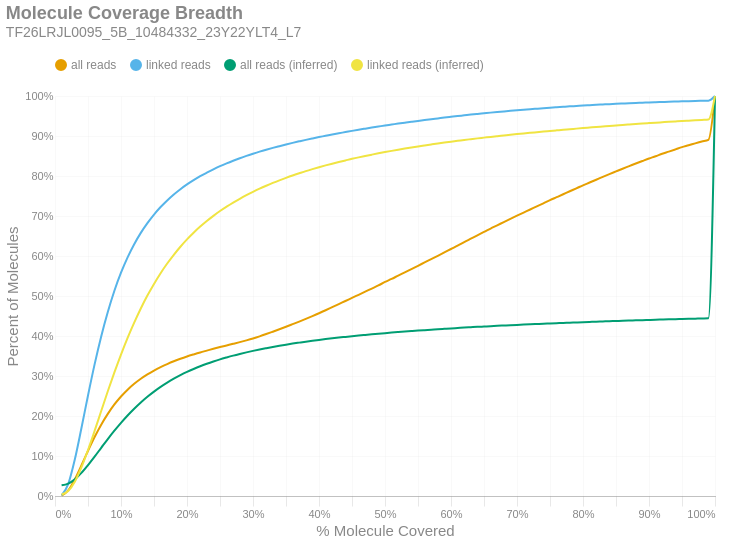

The cell this chart's notebook holds for it:
### Markdown cell above
### Molecule Read Coverage
This chart shows molecule coverage breadth as computed by the number of bases aligned to that molecule. In other words, "*how much of each unique long molecule is actually sequenced/aligned?*" Keep in mind there is a distinction between sequences and alignments, since some sequences belonging to a particular molecule may not align well and wouldn't appear in the alignment data. This chart also shows molecule coverage breadth as computed by the *inferred fragment* from which the aligned sequences originate. Unlike read coverage, this calculation takes into account the total insert size, including unsequenced gaps between the forward and reverse reads. Like the previous figures, these are cumulative percents.

### Code cell
if SKIPLR:
    print_html(f"Skipped")
else:
    binned_df = consolidated_hist(valids['coverage_bp'], mask, 0.01, True)
    binned_df_inf = consolidated_hist(valids['coverage_inserts'], mask, 0.01, True)
    binned_df = binned_df.with_columns(pl.lit(binned_df_inf['all reads (cumsum)']).alias('all reads (inferred)'))
    binned_df = binned_df.with_columns(pl.lit(binned_df_inf['linked reads (cumsum)']).alias('linked reads (inferred)'))
    binned_df = binned_df.with_columns(
        (pl.col('bin').cast(pl.Float64) + 0.01).alias('right_edge')
    )

    with SafeRender(binned_df):
        (
            density_plot(binned_df, 'Molecule Coverage Breadth', samplename, 'molcov', ['all reads (inferred)','linked reads (inferred)'])
            .encode(
                #x=alt.X('bin:Q', title="% Molecule Covered").axis(format = '%').scale(padding=0),
                x=alt.X('right_edge:Q', title="% Molecule Covered").axis(format='%').scale(padding=0),
                y=alt.Y('value:Q', title='Percent of Molecules')
                    .axis(format='%')
                    .stack(False)
                    .scale(domainMin=0, padding=0),
                color=alt.Color("key:N").scale(domain = ["all reads", "linked reads", "all reads (inferred)", "linked reads (inferred)"]),
                tooltip = [
                    alt.Tooltip("key:N", title = "Data Type"),
                    alt.Tooltip("range_label:N", title="% Molecule Covered"),
                    alt.Tooltip("value:Q", format = ".2%", title="% Molecules")
                ]
            )
        ).display()

### Figure 1 — Vega-Lite specification as saved in the notebook (floating-point values rounded to 4 significant figures)
{"width": "container", "height": 400, "config": {"title": {"anchor": "start", "dy": -15, "fontSize": 18, "color": "#888888", "subtitleColor": "#888888", "subtitleFontSize": 14}, "arc": {"fill": "#0072B2"}, "axis": {"domainColor": "#888888", "domainWidth": 0.5, "gridWidth": 0.2, "grid": false, "titleFontWeight": 400, "titleFontSize": 15, "labelFontSize": 11, "labelColor": "#888888", "tickColor": "#888888", "tickWidth": 0.2, "titleColor": "#888888"}, "axisBand": {"grid": false}, "axisX": {"grid": true, "tickSize": 10, "domainCap": "round"}, "axisY": {"domain": false, "grid": true, "tickSize": 0, "domainCap": "round"}, "background": "transparent", "header": {"labelFontSize": 15, "labelColor": "#888888", "titleFontSize": 15, "titleFontWeight": 600, "titleColor": "#888888"}, "legend": {"labelFont": "sans-serif", "labelFontSize": 12, "labelColor": "#888888", "symbolSize": 100, "symbolType": "circle", "titleFontSize": 12, "titlePadding": 10, "titleColor": "#888888", "title": null, "orient": "top"}, "range": {"category": ["#E69F00", "#56B4E9", "#009E73", "#F0E442", "#0072B2", "#D55E00", "#CC79A7", "#000000"], "diverging": ["#cfe8f3", "#a2d4ec", "#73bfe2", "#46abdb", "#1696d2", "#12719e"]}, "area": {"fill": "#0072B2", "fillOpacity": 0.7, "line": true, "strokeOpacity": 0.7}, "line": {"color": "#0072B2", "stroke": "#0072B2", "strokeWidth": 2}, "trail": {"color": "#0072B2", "stroke": "#0072B2", "strokeWidth": 0, "size": 1}, "point": {"filled": true, "fillOpacity": 1.0, "size": 95}, "text": {"color": "#888888", "fontSize": 11, "align": "right", "fontWeight": 400, "size": 11}, "bar": {"fill": "#0072B2", "stroke": null}, "view": {"stroke": null, "continuousWidth": 660, "continuousHeight": 400}}, "data": {"name": "data-3fbeb196a4404022b68df7bf765d96fd"}, "mark": {"type": "line", "interpolate": "monotone", "point": {"opacity": 0, "size": 275}}, "encoding": {"color": {"field": "key", "scale": {"domain": ["all reads", "linked reads", "all reads (inferred)", "linked reads (inferred)"]}, "type": "nominal"}, "tooltip": [{"field": "key", "title": "Data Type", "type": "nominal"}, {"field": "range_label", "title": "% Molecule Covered", "type": "nominal"}, {"field": "value", "format": ".2%", "title": "% Molecules", "type": "quantitative"}], "x": {"axis": {"format": "%"}, "field": "right_edge", "scale": {"padding": 0}, "title": "% Molecule Covered", "type": "quantitative"}, "y": {"axis": {"format": "%"}, "field": "value", "scale": {"domainMin": 0, "padding": 0}, "stack": false, "title": "Percent of Molecules", "type": "quantitative"}}, "params": [{"name": "param_c36ac31b6afebe62", "select": {"type": "point", "fields": ["key"]}, "bind": "legend"}], "title": {"text": "Molecule Coverage Breadth", "subtitle": "TF26LRJL0095_5B_10484332_23Y22YLT4_L7"}, "transform": [{"fold": ["all reads (cumsum)", "linked reads (cumsum)", "all reads (inferred)", "linked reads (inferred)"]}, {"calculate": "replace(datum.key, ' (cumsum)', '')", "as": "key"}, {"filter": {"param": "param_c36ac31b6afebe62"}}], "usermeta": {"embedOptions": {"downloadFileName": "TF26LRJL0095_5B_10484332_23Y22YLT4_L7.molcov"}}, "$schema": "https://vega.github.io/schema/vega-lite/v6.4.1.json", "datasets": {"data-3fbeb196a4404022b68df7bf765d96fd": [{"bin": "0.0", "interval": "0.0-0.01", "all reads": 0.0008558, "linked reads": 0.001483, "all reads (cumsum)": 0.0008558, "linked reads (cumsum)": 0.001483, "range_label": "0.0-0.01", "all reads (inferred)": 0.02668, "linked reads (inferred)": 0.003813, "right_edge": 0.01}, {"bin": "0.01", "interval": "0.01-0.02", "all reads": 0.01326, "linked reads": 0.02844, "all reads (cumsum)": 0.01411, "linked reads (cumsum)": 0.02992, "range_label": "0.01-0.02", "all reads (inferred)": 0.03094, "linked reads (inferred)": 0.01231, "right_edge": 0.02}, {"bin": "0.02", "interval": "0.02-0.03", "all reads": 0.02764, "linked reads": 0.06129, "all reads (cumsum)": 0.04175, "linked reads (cumsum)": 0.09121, "range_label": "0.02-0.03", "all reads (inferred)": 0.0416, "linked reads (inferred)": 0.03546, "right_edge": 0.03}, {"bin": "0.03", "interval": "0.03-0.04", "all reads": 0.03479, "linked reads": 0.07807, "all reads (cumsum)": 0.07654, "linked reads (cumsum)": 0.1693, "range_label": "0.03-0.04", "all reads (inferred)": 0.05774, "linked reads (inferred)": 0.0713, "right_edge": 0.04}, {"bin": "0.04", "interval": "0.04-0.05", "all reads": 0.03638, "linked reads": 0.08204, "all reads (cumsum)": 0.1129, "linked reads (cumsum)": 0.2513, "range_label": "0.04-0.05", "all reads (inferred)": 0.07724, "linked reads (inferred)": 0.1149, "right_edge": 0.05}, {"bin": "0.05", "interval": "0.05-0.06", "all reads": 0.0344, "linked reads": 0.0777, "all reads (cumsum)": 0.1473, "linked reads (cumsum)": 0.329, "range_label": "0.05-0.06", "all reads (inferred)": 0.09844, "linked reads (inferred)": 0.1627, "right_edge": 0.06}, {"bin": "0.06", "interval": "0.06-0.07", "all reads": 0.03092, "linked reads": 0.06991, "all reads (cumsum)": 0.1782, "linked reads (cumsum)": 0.3989, "range_label": "0.06-0.07", "all reads (inferred)": 0.1205, "linked reads (inferred)": 0.2124, "right_edge": 0.07}, {"bin": "0.07", "interval": "0.07-0.08", "all reads": 0.02699, "linked reads": 0.06101, "all reads (cumsum)": 0.2052, "linked reads (cumsum)": 0.4599, "range_label": "0.07-0.08", "all reads (inferred)": 0.1424, "linked reads (inferred)": 0.2619, "right_edge": 0.08}, {"bin": "0.08", "interval": "0.08-0.09", "all reads": 0.0236, "linked reads": 0.05332, "all reads (cumsum)": 0.2288, "linked reads (cumsum)": 0.5133, "range_label": "0.08-0.09", "all reads (inferred)": 0.1632, "linked reads (inferred)": 0.309, "right_edge": 0.09}, {"bin": "0.09", "interval": "0.09-0.1", "all reads": 0.01991, "linked reads": 0.04492, "all reads (cumsum)": 0.2487, "linked reads (cumsum)": 0.5582, "range_label": "0.09-0.1", "all reads (inferred)": 0.183, "linked reads (inferred)": 0.3536, "right_edge": 0.1}, {"bin": "0.1", "interval": "0.1-0.11", "all reads": 0.01706, "linked reads": 0.03844, "all reads (cumsum)": 0.2658, "linked reads (cumsum)": 0.5966, "range_label": "0.1-0.11", "all reads (inferred)": 0.2014, "linked reads (inferred)": 0.3953, "right_edge": 0.11}, {"bin": "0.11", "interval": "0.11-0.12", "all reads": 0.0146, "linked reads": 0.03287, "all reads (cumsum)": 0.2804, "linked reads (cumsum)": 0.6295, "range_label": "0.11-0.12", "all reads (inferred)": 0.2182, "linked reads (inferred)": 0.4334, "right_edge": 0.12}, {"bin": "0.12", "interval": "0.12-0.13", "all reads": 0.01267, "linked reads": 0.02836, "all reads (cumsum)": 0.2931, "linked reads (cumsum)": 0.6578, "range_label": "0.12-0.13", "all reads (inferred)": 0.2339, "linked reads (inferred)": 0.4689, "right_edge": 0.13}, {"bin": "0.13", "interval": "0.13-0.14", "all reads": 0.01096, "linked reads": 0.0244, "all reads (cumsum)": 0.304, "linked reads (cumsum)": 0.6822, "range_label": "0.13-0.14", "all reads (inferred)": 0.2481, "linked reads (inferred)": 0.5011, "right_edge": 0.14}, {"bin": "0.14", "interval": "0.14-0.15", "all reads": 0.009684, "linked reads": 0.02143, "all reads (cumsum)": 0.3137, "linked reads (cumsum)": 0.7037, "range_label": "0.14-0.15", "all reads (inferred)": 0.261, "linked reads (inferred)": 0.5303, "right_edge": 0.15}, {"bin": "0.15", "interval": "0.15-0.16", "all reads": 0.00853, "linked reads": 0.01871, "all reads (cumsum)": 0.3222, "linked reads (cumsum)": 0.7224, "range_label": "0.15-0.16", "all reads (inferred)": 0.2728, "linked reads (inferred)": 0.557, "right_edge": 0.16}, {"bin": "0.16", "interval": "0.16-0.17", "all reads": 0.007604, "linked reads": 0.01651, "all reads (cumsum)": 0.3298, "linked reads (cumsum)": 0.7389, "range_label": "0.16-0.17", "all reads (inferred)": 0.2835, "linked reads (inferred)": 0.5812, "right_edge": 0.17}, {"bin": "0.17", "interval": "0.17-0.18", "all reads": 0.006936, "linked reads": 0.01488, "all reads (cumsum)": 0.3368, "linked reads (cumsum)": 0.7538, "range_label": "0.17-0.18", "all reads (inferred)": 0.2932, "linked reads (inferred)": 0.6031, "right_edge": 0.18}, {"bin": "0.18", "interval": "0.18-0.19", "all reads": 0.00627, "linked reads": 0.01322, "all reads (cumsum)": 0.343, "linked reads (cumsum)": 0.767, "range_label": "0.18-0.19", "all reads (inferred)": 0.3021, "linked reads (inferred)": 0.6232, "right_edge": 0.19}, {"bin": "0.19", "interval": "0.19-0.2", "all reads": 0.005696, "linked reads": 0.01192, "all reads (cumsum)": 0.3487, "linked reads (cumsum)": 0.7789, "range_label": "0.19-0.2", "all reads (inferred)": 0.3102, "linked reads (inferred)": 0.6415, "right_edge": 0.2}, {"bin": "0.2", "interval": "0.2-0.21", "all reads": 0.005177, "linked reads": 0.01063, "all reads (cumsum)": 0.3539, "linked reads (cumsum)": 0.7895, "range_label": "0.2-0.21", "all reads (inferred)": 0.3175, "linked reads (inferred)": 0.6581, "right_edge": 0.21}, {"bin": "0.21", "interval": "0.21-0.22", "all reads": 0.004947, "linked reads": 0.009951, "all reads (cumsum)": 0.3589, "linked reads (cumsum)": 0.7995, "range_label": "0.21-0.22", "all reads (inferred)": 0.3243, "linked reads (inferred)": 0.6735, "right_edge": 0.22}, {"bin": "0.22", "interval": "0.22-0.23", "all reads": 0.004579, "linked reads": 0.008851, "all reads (cumsum)": 0.3634, "linked reads (cumsum)": 0.8083, "range_label": "0.22-0.23", "all reads (inferred)": 0.3305, "linked reads (inferred)": 0.6875, "right_edge": 0.23}, {"bin": "0.23", "interval": "0.23-0.24", "all reads": 0.004536, "linked reads": 0.008402, "all reads (cumsum)": 0.368, "linked reads (cumsum)": 0.8167, "range_label": "0.23-0.24", "all reads (inferred)": 0.3363, "linked reads (inferred)": 0.7004, "right_edge": 0.24}, {"bin": "0.24", "interval": "0.24-0.25", "all reads": 0.0043, "linked reads": 0.00776, "all reads (cumsum)": 0.3723, "linked reads (cumsum)": 0.8245, "range_label": "0.24-0.25", "all reads (inferred)": 0.3416, "linked reads (inferred)": 0.7125, "right_edge": 0.25}, {"bin": "0.25", "interval": "0.25-0.26", "all reads": 0.004117, "linked reads": 0.007136, "all reads (cumsum)": 0.3764, "linked reads (cumsum)": 0.8316, "range_label": "0.25-0.26", "all reads (inferred)": 0.3464, "linked reads (inferred)": 0.7233, "right_edge": 0.26}, {"bin": "0.26", "interval": "0.26-0.27", "all reads": 0.0041, "linked reads": 0.006588, "all reads (cumsum)": 0.3805, "linked reads (cumsum)": 0.8382, "range_label": "0.26-0.27", "all reads (inferred)": 0.3509, "linked reads (inferred)": 0.7335, "right_edge": 0.27}, {"bin": "0.27", "interval": "0.27-0.28", "all reads": 0.004202, "linked reads": 0.006182, "all reads (cumsum)": 0.3847, "linked reads (cumsum)": 0.8444, "range_label": "0.27-0.28", "all reads (inferred)": 0.3551, "linked reads (inferred)": 0.743, "right_edge": 0.28}, {"bin": "0.28", "interval": "0.28-0.29", "all reads": 0.004443, "linked reads": 0.005806, "all reads (cumsum)": 0.3891, "linked reads (cumsum)": 0.8502, "range_label": "0.28-0.29", "all reads (inferred)": 0.3591, "linked reads (inferred)": 0.7519, "right_edge": 0.29}, {"bin": "0.29", "interval": "0.29-0.3", "all reads": 0.00475, "linked reads": 0.005433, "all reads (cumsum)": 0.3939, "linked reads (cumsum)": 0.8556, "range_label": "0.29-0.3", "all reads (inferred)": 0.3629, "linked reads (inferred)": 0.7604, "right_edge": 0.3}, {"bin": "0.3", "interval": "0.3-0.31", "all reads": 0.005261, "linked reads": 0.005212, "all reads (cumsum)": 0.3991, "linked reads (cumsum)": 0.8609, "range_label": "0.3-0.31", "all reads (inferred)": 0.3664, "linked reads (inferred)": 0.7683, "right_edge": 0.31}, {"bin": "0.31", "interval": "0.31-0.32", "all reads": 0.005687, "linked reads": 0.004864, "all reads (cumsum)": 0.4048, "linked reads (cumsum)": 0.8657, "range_label": "0.31-0.32", "all reads (inferred)": 0.3696, "linked reads (inferred)": 0.7756, "right_edge": 0.32}, {"bin": "0.32", "interval": "0.32-0.33", "all reads": 0.005938, "linked reads": 0.004598, "all reads (cumsum)": 0.4108, "linked reads (cumsum)": 0.8703, "range_label": "0.32-0.33", "all reads (inferred)": 0.3727, "linked reads (inferred)": 0.7826, "right_edge": 0.33}, {"bin": "0.33", "interval": "0.33-0.34", "all reads": 0.006017, "linked reads": 0.004278, "all reads (cumsum)": 0.4168, "linked reads (cumsum)": 0.8746, "range_label": "0.33-0.34", "all reads (inferred)": 0.3756, "linked reads (inferred)": 0.7892, "right_edge": 0.34}, {"bin": "0.34", "interval": "0.34-0.35", "all reads": 0.006287, "linked reads": 0.004185, "all reads (cumsum)": 0.4231, "linked reads (cumsum)": 0.8788, "range_label": "0.34-0.35", "all reads (inferred)": 0.3784, "linked reads (inferred)": 0.7954, "right_edge": 0.35}, {"bin": "0.35", "interval": "0.35-0.36", "all reads": 0.006487, "linked reads": 0.004043, "all reads (cumsum)": 0.4296, "linked reads (cumsum)": 0.8828, "range_label": "0.35-0.36", "all reads (inferred)": 0.381, "linked reads (inferred)": 0.8013, "right_edge": 0.36}, {"bin": "0.36", "interval": "0.36-0.37", "all reads": 0.006536, "linked reads": 0.003801, "all reads (cumsum)": 0.4361, "linked reads (cumsum)": 0.8866, "range_label": "0.36-0.37", "all reads (inferred)": 0.3835, "linked reads (inferred)": 0.8068, "right_edge": 0.37}, {"bin": "0.37", "interval": "0.37-0.38", "all reads": 0.006726, "linked reads": 0.00372, "all reads (cumsum)": 0.4428, "linked reads (cumsum)": 0.8903, "range_label": "0.37-0.38", "all reads (inferred)": 0.3859, "linked reads (inferred)": 0.8122, "right_edge": 0.38}, {"bin": "0.38", "interval": "0.38-0.39", "all reads": 0.006886, "linked reads": 0.003516, "all reads (cumsum)": 0.4497, "linked reads (cumsum)": 0.8939, "range_label": "0.38-0.39", "all reads (inferred)": 0.3881, "linked reads (inferred)": 0.8172, "right_edge": 0.39}, {"bin": "0.39", "interval": "0.39-0.4", "all reads": 0.00712, "linked reads": 0.003421, "all reads (cumsum)": 0.4568, "linked reads (cumsum)": 0.8973, "range_label": "0.39-0.4", "all reads (inferred)": 0.3902, "linked reads (inferred)": 0.822, "right_edge": 0.4}, {"bin": "0.4", "interval": "0.4-0.41", "all reads": 0.007496, "linked reads": 0.003223, "all reads (cumsum)": 0.4643, "linked reads (cumsum)": 0.9005, "range_label": "0.4-0.41", "all reads (inferred)": 0.3922, "linked reads (inferred)": 0.8265, "right_edge": 0.41}, {"bin": "0.41", "interval": "0.41-0.42", "all reads": 0.00781, "linked reads": 0.003344, "all reads (cumsum)": 0.4721, "linked reads (cumsum)": 0.9039, "range_label": "0.41-0.42", "all reads (inferred)": 0.3942, "linked reads (inferred)": 0.8308, "right_edge": 0.42}, {"bin": "0.42", "interval": "0.42-0.43", "all reads": 0.007723, "linked reads": 0.003028, "all reads (cumsum)": 0.4799, "linked reads (cumsum)": 0.9069, "range_label": "0.42-0.43", "all reads (inferred)": 0.396, "linked reads (inferred)": 0.835, "right_edge": 0.43}, {"bin": "0.43", "interval": "0.43-0.44", "all reads": 0.007569, "linked reads": 0.002936, "all reads (cumsum)": 0.4874, "linked reads (cumsum)": 0.9098, "range_label": "0.43-0.44", "all reads (inferred)": 0.3978, "linked reads (inferred)": 0.839, "right_edge": 0.44}, {"bin": "0.44", "interval": "0.44-0.45", "all reads": 0.007841, "linked reads": 0.003001, "all reads (cumsum)": 0.4953, "linked reads (cumsum)": 0.9128, "range_label": "0.44-0.45", "all reads (inferred)": 0.3996, "linked reads (inferred)": 0.8429, "right_edge": 0.45}, {"bin": "0.45", "interval": "0.45-0.46", "all reads": 0.007688, "linked reads": 0.002844, "all reads (cumsum)": 0.503, "linked reads (cumsum)": 0.9157, "range_label": "0.45-0.46", "all reads (inferred)": 0.4012, "linked reads (inferred)": 0.8466, "right_edge": 0.46}, {"bin": "0.46", "interval": "0.46-0.47", "all reads": 0.007777, "linked reads": 0.002706, "all reads (cumsum)": 0.5107, "linked reads (cumsum)": 0.9184, "range_label": "0.46-0.47", "all reads (inferred)": 0.4027, "linked reads (inferred)": 0.85, "right_edge": 0.47}, {"bin": "0.47", "interval": "0.47-0.48", "all reads": 0.007949, "linked reads": 0.002664, "all reads (cumsum)": 0.5187, "linked reads (cumsum)": 0.921, "range_label": "0.47-0.48", "all reads (inferred)": 0.4042, "linked reads (inferred)": 0.8534, "right_edge": 0.48}, {"bin": "0.48", "interval": "0.48-0.49", "all reads": 0.007721, "linked reads": 0.002611, "all reads (cumsum)": 0.5264, "linked reads (cumsum)": 0.9236, "range_label": "0.48-0.49", "all reads (inferred)": 0.4057, "linked reads (inferred)": 0.8566, "right_edge": 0.49}, {"bin": "0.49", "interval": "0.49-0.5", "all reads": 0.008677, "linked reads": 0.002661, "all reads (cumsum)": 0.5351, "linked reads (cumsum)": 0.9263, "range_label": "0.49-0.5", "all reads (inferred)": 0.4071, "linked reads (inferred)": 0.8598, "right_edge": 0.5}, {"bin": "0.5", "interval": "0.5-0.51", "all reads": 0.007543, "linked reads": 0.002368, "all reads (cumsum)": 0.5426, "linked reads (cumsum)": 0.9287, "range_label": "0.5-0.51", "all reads (inferred)": 0.4085, "linked reads (inferred)": 0.8628, "right_edge": 0.51}, {"bin": "0.51", "interval": "0.51-0.52", "all reads": 0.008358, "linked reads": 0.00245, "all reads (cumsum)": 0.551, "linked reads (cumsum)": 0.9311, "range_label": "0.51-0.52", "all reads (inferred)": 0.4098, "linked reads (inferred)": 0.8657, "right_edge": 0.52}, {"bin": "0.52", "interval": "0.52-0.53", "all reads": 0.008092, "linked reads": 0.002219, "all reads (cumsum)": 0.5591, "linked reads (cumsum)": 0.9333, "range_label": "0.52-0.53", "all reads (inferred)": 0.411, "linked reads (inferred)": 0.8686, "right_edge": 0.53}, {"bin": "0.53", "interval": "0.53-0.54", "all reads": 0.008308, "linked reads": 0.002217, "all reads (cumsum)": 0.5674, "linked reads (cumsum)": 0.9356, "range_label": "0.53-0.54", "all reads (inferred)": 0.4123, "linked reads (inferred)": 0.8713, "right_edge": 0.54}, {"bin": "0.54", "interval": "0.54-0.55", "all reads": 0.008166, "linked reads": 0.002209, "all reads (cumsum)": 0.5755, "linked reads (cumsum)": 0.9378, "range_label": "0.54-0.55", "all reads (inferred)": 0.4135, "linked reads (inferred)": 0.8739, "right_edge": 0.55}, {"bin": "0.55", "interval": "0.55-0.56", "all reads": 0.008413, "linked reads": 0.002186, "all reads (cumsum)": 0.584, "linked reads (cumsum)": 0.94, "range_label": "0.55-0.56", "all reads (inferred)": 0.4146, "linked reads (inferred)": 0.8765, "right_edge": 0.56}, {"bin": "0.56", "interval": "0.56-0.57", "all reads": 0.008246, "linked reads": 0.002055, "all reads (cumsum)": 0.5922, "linked reads (cumsum)": 0.942, "range_label": "0.56-0.57", "all reads (inferred)": 0.4157, "linked reads (inferred)": 0.8789, "right_edge": 0.57}, {"bin": "0.57", "interval": "0.57-0.58", "all reads": 0.00821, "linked reads": 0.001983, "all reads (cumsum)": 0.6004, "linked reads (cumsum)": 0.944, "range_label": "0.57-0.58", "all reads (inferred)": 0.4169, "linked reads (inferred)": 0.8813, "right_edge": 0.58}, {"bin": "0.58", "interval": "0.58-0.59", "all reads": 0.00847, "linked reads": 0.002002, "all reads (cumsum)": 0.6089, "linked reads (cumsum)": 0.946, "range_label": "0.58-0.59", "all reads (inferred)": 0.4179, "linked reads (inferred)": 0.8836, "right_edge": 0.59}, {"bin": "0.59", "interval": "0.59-0.6", "all reads": 0.008636, "linked reads": 0.001932, "all reads (cumsum)": 0.6175, "linked reads (cumsum)": 0.9479, "range_label": "0.59-0.6", "all reads (inferred)": 0.419, "linked reads (inferred)": 0.8858, "right_edge": 0.6}, {"bin": "0.6", "interval": "0.6-0.61", "all reads": 0.008468, "linked reads": 0.001919, "all reads (cumsum)": 0.626, "linked reads (cumsum)": 0.9498, "range_label": "0.6-0.61", "all reads (inferred)": 0.42, "linked reads (inferred)": 0.8879, "right_edge": 0.61}, {"bin": "0.61", "interval": "0.61-0.62", "all reads": 0.008875, "linked reads": 0.001791, "all reads (cumsum)": 0.6349, "linked reads (cumsum)": 0.9516, "range_label": "0.61-0.62", "all reads (inferred)": 0.421, "linked reads (inferred)": 0.89, "right_edge": 0.62}, {"bin": "0.62", "interval": "0.62-0.63", "all reads": 0.008478, "linked reads": 0.001837, "all reads (cumsum)": 0.6433, "linked reads (cumsum)": 0.9535, "range_label": "0.62-0.63", "all reads (inferred)": 0.4219, "linked reads (inferred)": 0.8921, "right_edge": 0.63}, {"bin": "0.63", "interval": "0.63-0.64", "all reads": 0.008476, "linked reads": 0.001687, "all reads (cumsum)": 0.6518, "linked reads (cumsum)": 0.9552, "range_label": "0.63-0.64", "all reads (inferred)": 0.4228, "linked reads (inferred)": 0.8941, "right_edge": 0.64}, {"bin": "0.64", "interval": "0.64-0.65", "all reads": 0.008247, "linked reads": 0.001628, "all reads (cumsum)": 0.6601, "linked reads (cumsum)": 0.9568, "range_label": "0.64-0.65", "all reads (inferred)": 0.4237, "linked reads (inferred)": 0.8959, "right_edge": 0.65}, {"bin": "0.65", "interval": "0.65-0.66", "all reads": 0.008532, "linked reads": 0.001643, "all reads (cumsum)": 0.6686, "linked reads (cumsum)": 0.9584, "range_label": "0.65-0.66", "all reads (inferred)": 0.4246, "linked reads (inferred)": 0.8978, "right_edge": 0.66}, {"bin": "0.66", "interval": "0.66-0.67", "all reads": 0.008024, "linked reads": 0.001568, "all reads (cumsum)": 0.6766, "linked reads (cumsum)": 0.96, "range_label": "0.66-0.67", "all reads (inferred)": 0.4254, "linked reads (inferred)": 0.8996, "right_edge": 0.67}, {"bin": "0.67", "interval": "0.67-0.68", "all reads": 0.008189, "linked reads": 0.001492, "all reads (cumsum)": 0.6848, "linked reads (cumsum)": 0.9615, "range_label": "0.67-0.68", "all reads (inferred)": 0.4262, "linked reads (inferred)": 0.9014, "right_edge": 0.68}, {"bin": "0.68", "interval": "0.68-0.69", "all reads": 0.007987, "linked reads": 0.001451, "all reads (cumsum)": 0.6928, "linked reads (cumsum)": 0.9629, "range_label": "0.68-0.69", "all reads (inferred)": 0.427, "linked reads (inferred)": 0.9031, "right_edge": 0.69}, {"bin": "0.69", "interval": "0.69-0.7", "all reads": 0.00803, "linked reads": 0.001363, "all reads (cumsum)": 0.7008, "linked reads (cumsum)": 0.9643, "range_label": "0.69-0.7", "all reads (inferred)": 0.4277, "linked reads (inferred)": 0.9048, "right_edge": 0.7}, {"bin": "0.7", "interval": "0.7-0.71", "all reads": 0.00777, "linked reads": 0.001289, "all reads (cumsum)": 0.7086, "linked reads (cumsum)": 0.9656, "range_label": "0.7-0.71", "all reads (inferred)": 0.4285, "linked reads (inferred)": 0.9065, "right_edge": 0.71}, {"bin": "0.71", "interval": "0.71-0.72", "all reads": 0.007639, "linked reads": 0.001389, "all reads (cumsum)": 0.7162, "linked reads (cumsum)": 0.967, "range_label": "0.71-0.72", "all reads (inferred)": 0.4292, "linked reads (inferred)": 0.908, "right_edge": 0.72}, {"bin": "0.72", "interval": "0.72-0.73", "all reads": 0.00787, "linked reads": 0.001256, "all reads (cumsum)": 0.7241, "linked reads (cumsum)": 0.9682, "range_label": "0.72-0.73", "all reads (inferred)": 0.4299, "linked reads (inferred)": 0.9096, "right_edge": 0.73}, {"bin": "0.73", "interval": "0.73-0.74", "all reads": 0.007632, "linked reads": 0.001242, "all reads (cumsum)": 0.7317, "linked reads (cumsum)": 0.9695, "range_label": "0.73-0.74", "all reads (inferred)": 0.4306, "linked reads (inferred)": 0.9111, "right_edge": 0.74}, {"bin": "0.74", "interval": "0.74-0.75", "all reads": 0.007896, "linked reads": 0.001206, "all reads (cumsum)": 0.7396, "linked reads (cumsum)": 0.9707, "range_label": "0.74-0.75", "all reads (inferred)": 0.4313, "linked reads (inferred)": 0.9126, "right_edge": 0.75}, {"bin": "0.75", "interval": "0.75-0.76", "all reads": 0.007354, "linked reads": 0.001156, "all reads (cumsum)": 0.747, "linked reads (cumsum)": 0.9718, "range_label": "0.75-0.76", "all reads (inferred)": 0.4319, "linked reads (inferred)": 0.9141, "right_edge": 0.76}, {"bin": "0.76", "interval": "0.76-0.77", "all reads": 0.007375, "linked reads": 0.001136, "all reads (cumsum)": 0.7544, "linked reads (cumsum)": 0.973, "range_label": "0.76-0.77", "all reads (inferred)": 0.4326, "linked reads (inferred)": 0.9156, "right_edge": 0.77}, {"bin": "0.77", "interval": "0.77-0.78", "all reads": 0.007433, "linked reads": 0.001118, "all reads (cumsum)": 0.7618, "linked reads (cumsum)": 0.9741, "range_label": "0.77-0.78", "all reads (inferred)": 0.4333, "linked reads (inferred)": 0.917, "right_edge": 0.78}, {"bin": "0.78", "interval": "0.78-0.79", "all reads": 0.007317, "linked reads": 0.0009879, "all reads (cumsum)": 0.7691, "linked reads (cumsum)": 0.9751, "range_label": "0.78-0.79", "all reads (inferred)": 0.4339, "linked reads (inferred)": 0.9184, "right_edge": 0.79}, {"bin": "0.79", "interval": "0.79-0.8", "all reads": 0.007608, "linked reads": 0.001036, "all reads (cumsum)": 0.7767, "linked reads (cumsum)": 0.9761, "range_label": "0.79-0.8", "all reads (inferred)": 0.4346, "linked reads (inferred)": 0.9198, "right_edge": 0.8}, {"bin": "0.8", "interval": "0.8-0.81", "all reads": 0.00694, "linked reads": 0.0008933, "all reads (cumsum)": 0.7837, "linked reads (cumsum)": 0.977, "range_label": "0.8-0.81", "all reads (inferred)": 0.4352, "linked reads (inferred)": 0.9212, "right_edge": 0.81}, {"bin": "0.81", "interval": "0.81-0.82", "all reads": 0.007034, "linked reads": 0.0009039, "all reads (cumsum)": 0.7907, "linked reads (cumsum)": 0.9779, "range_label": "0.81-0.82", "all reads (inferred)": 0.4358, "linked reads (inferred)": 0.9225, "right_edge": 0.82}, {"bin": "0.82", "interval": "0.82-0.83", "all reads": 0.007179, "linked reads": 0.0008774, "all reads (cumsum)": 0.7979, "linked reads (cumsum)": 0.9788, "range_label": "0.82-0.83", "all reads (inferred)": 0.4364, "linked reads (inferred)": 0.9238, "right_edge": 0.83}, {"bin": "0.83", "interval": "0.83-0.84", "all reads": 0.006927, "linked reads": 0.0008792, "all reads (cumsum)": 0.8048, "linked reads (cumsum)": 0.9797, "range_label": "0.83-0.84", "all reads (inferred)": 0.437, "linked reads (inferred)": 0.9251, "right_edge": 0.84}, {"bin": "0.84", "interval": "0.84-0.85", "all reads": 0.006741, "linked reads": 0.0007935, "all reads (cumsum)": 0.8115, "linked reads (cumsum)": 0.9805, "range_label": "0.84-0.85", "all reads (inferred)": 0.4375, "linked reads (inferred)": 0.9263, "right_edge": 0.85}, {"bin": "0.85", "interval": "0.85-0.86", "all reads": 0.006693, "linked reads": 0.0007467, "all reads (cumsum)": 0.8182, "linked reads (cumsum)": 0.9812, "range_label": "0.85-0.86", "all reads (inferred)": 0.4381, "linked reads (inferred)": 0.9276, "right_edge": 0.86}, {"bin": "0.86", "interval": "0.86-0.87", "all reads": 0.006466, "linked reads": 0.0007502, "all reads (cumsum)": 0.8247, "linked reads (cumsum)": 0.982, "range_label": "0.86-0.87", "all reads (inferred)": 0.4386, "linked reads (inferred)": 0.9288, "right_edge": 0.87}, {"bin": "0.87", "interval": "0.87-0.88", "all reads": 0.006523, "linked reads": 0.0007104, "all reads (cumsum)": 0.8312, "linked reads (cumsum)": 0.9827, "range_label": "0.87-0.88", "all reads (inferred)": 0.4391, "linked reads (inferred)": 0.93, "right_edge": 0.88}, {"bin": "0.88", "interval": "0.88-0.89", "all reads": 0.006342, "linked reads": 0.000638, "all reads (cumsum)": 0.8376, "linked reads (cumsum)": 0.9833, "range_label": "0.88-0.89", "all reads (inferred)": 0.4397, "linked reads (inferred)": 0.9311, "right_edge": 0.89}, {"bin": "0.89", "interval": "0.89-0.9", "all reads": 0.006234, "linked reads": 0.0006936, "all reads (cumsum)": 0.8438, "linked reads (cumsum)": 0.984, "range_label": "0.89-0.9", "all reads (inferred)": 0.4402, "linked reads (inferred)": 0.9323, "right_edge": 0.9}, {"bin": "0.9", "interval": "0.9-0.91", "all reads": 0.005646, "linked reads": 0.000562, "all reads (cumsum)": 0.8494, "linked reads (cumsum)": 0.9846, "range_label": "0.9-0.91", "all reads (inferred)": 0.4407, "linked reads (inferred)": 0.9334, "right_edge": 0.91}, {"bin": "0.91", "interval": "0.91-0.92", "all reads": 0.006288, "linked reads": 0.0005337, "all reads (cumsum)": 0.8557, "linked reads (cumsum)": 0.9851, "range_label": "0.91-0.92", "all reads (inferred)": 0.4411, "linked reads (inferred)": 0.9344, "right_edge": 0.92}, {"bin": "0.92", "interval": "0.92-0.93", "all reads": 0.00523, "linked reads": 0.0005461, "all reads (cumsum)": 0.861, "linked reads (cumsum)": 0.9856, "range_label": "0.92-0.93", "all reads (inferred)": 0.4416, "linked reads (inferred)": 0.9354, "right_edge": 0.93}, {"bin": "0.93", "interval": "0.93-0.94", "all reads": 0.0055, "linked reads": 0.0005116, "all reads (cumsum)": 0.8665, "linked reads (cumsum)": 0.9862, "range_label": "0.93-0.94", "all reads (inferred)": 0.4421, "linked reads (inferred)": 0.9364, "right_edge": 0.94}, {"bin": "0.94", "interval": "0.94-0.95", "all reads": 0.005631, "linked reads": 0.0005045, "all reads (cumsum)": 0.8721, "linked reads (cumsum)": 0.9867, "range_label": "0.94-0.95", "all reads (inferred)": 0.4425, "linked reads (inferred)": 0.9374, "right_edge": 0.95}, {"bin": "0.95", "interval": "0.95-0.96", "all reads": 0.004597, "linked reads": 0.0004718, "all reads (cumsum)": 0.8767, "linked reads (cumsum)": 0.9871, "range_label": "0.95-0.96", "all reads (inferred)": 0.4429, "linked reads (inferred)": 0.9383, "right_edge": 0.96}, {"bin": "0.96", "interval": "0.96-0.97", "all reads": 0.004904, "linked reads": 0.000448, "all reads (cumsum)": 0.8816, "linked reads (cumsum)": 0.9876, "range_label": "0.96-0.97", "all reads (inferred)": 0.4434, "linked reads (inferred)": 0.9392, "right_edge": 0.97}, {"bin": "0.97", "interval": "0.97-0.98", "all reads": 0.004627, "linked reads": 0.0004029, "all reads (cumsum)": 0.8862, "linked reads (cumsum)": 0.988, "range_label": "0.97-0.98", "all reads (inferred)": 0.4438, "linked reads (inferred)": 0.9402, "right_edge": 0.98}, {"bin": "0.98", "interval": "0.98-0.99", "all reads": 0.004111, "linked reads": 0.00038, "all reads (cumsum)": 0.8903, "linked reads (cumsum)": 0.9884, "range_label": "0.98-0.99", "all reads (inferred)": 0.4443, "linked reads (inferred)": 0.9411, "right_edge": 0.99}, {"bin": "0.99", "interval": "0.99-1.0", "all reads": 0.1097, "linked reads": 0.01163, "all reads (cumsum)": 1.0, "linked reads (cumsum)": 1.0, "range_label": "0.99-1.0", "all reads (inferred)": 1.0, "linked reads (inferred)": 1.0, "right_edge": 1.0}]}}
